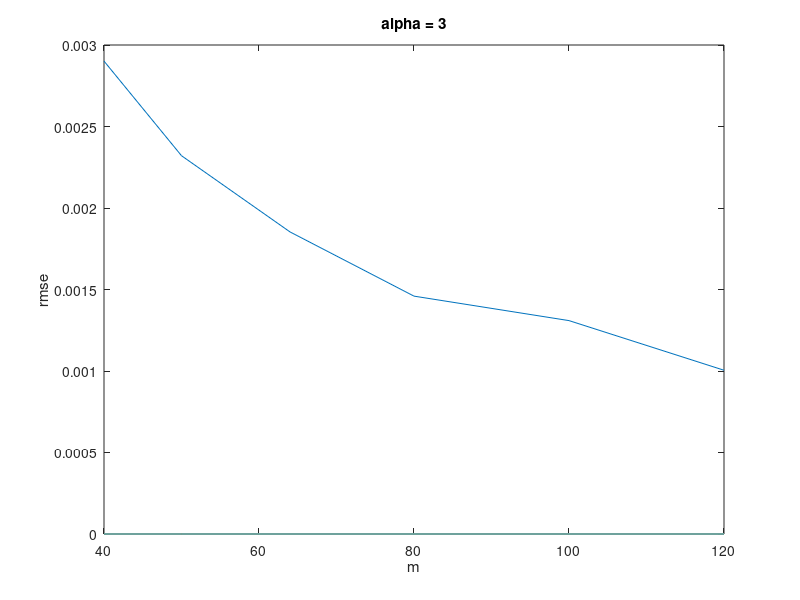
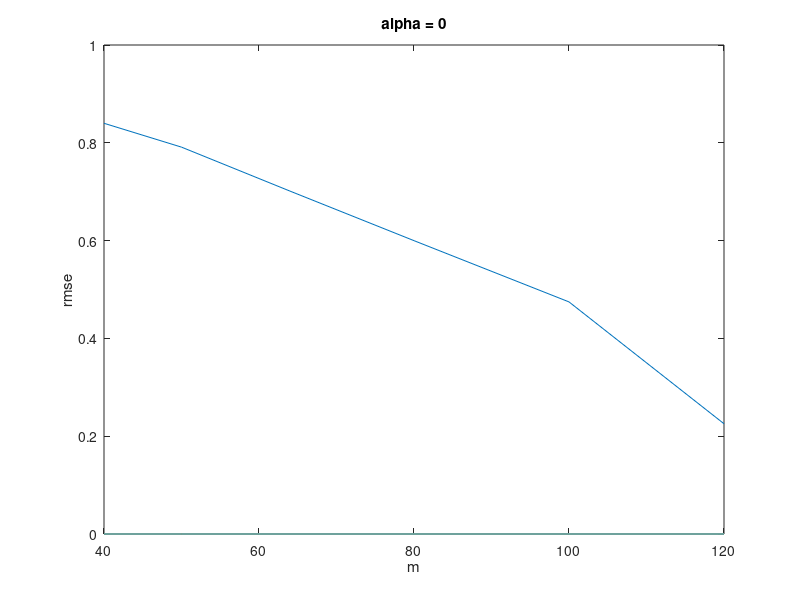
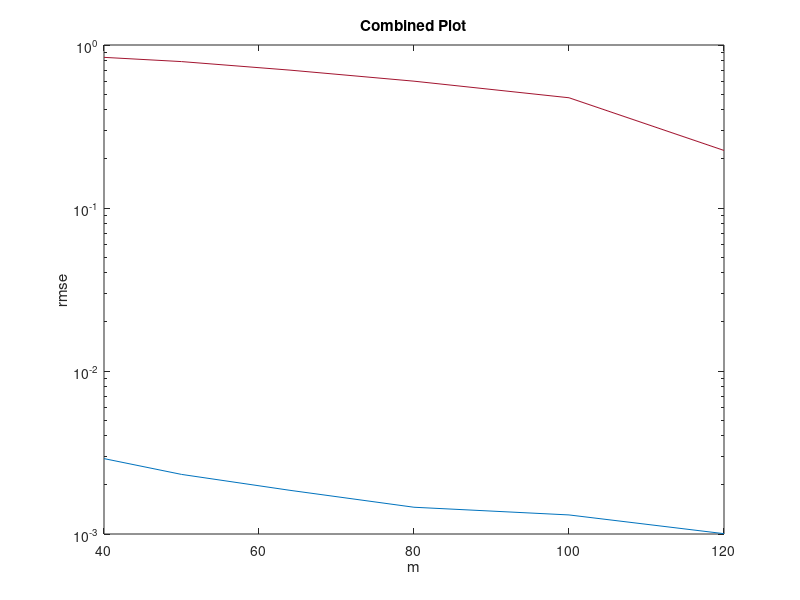

These figures' MATLAB source, in order:
rng(213);
n = 128;
M = [40,50,64,80,100,120];
alpha = 3;
RMSE = zeros(6, 'double');

lambda = diag(linspace(1,n,n).^(-alpha));
% calculate C_x
[U,~,~] = svd(rand(n));
C_x = U*lambda*U';
inv_C = inv(C_x);

% Iterate over M's
for i=1:size(M, 2)
    m = M(i);
    phi = normrnd(0, 1/m, [m,n]);
    X = mvnrnd(zeros(1,n), C_x, 10)';
    sigma = 0.01*mean(mean(abs(phi*X)));
    for j=1:size(X,2)
        x = X(:,j);        
        noise = mvnrnd(zeros(1, m), (sigma^2)*eye(m), 1)';
        y = phi*x + noise;
        x_hat = (phi'*phi + inv_C.*sigma^2)\(phi'*y);
        RMSE(i) = RMSE(i) + sqrt(mean((x_hat-x).^2));
    end
end

RMSE = RMSE/10;
A = figure;
plot(M,RMSE);
title("alpha = 3");
xlabel('m');
ylabel('rmse');
hold off;

alpha = 0;
RMSE2 = zeros(6, 'double');

lambda = diag(linspace(1,n,n).^(-alpha));
[U,~,~] = svd(rand(n));
C_x = U*lambda*U';
inv_C = inv(C_x);

% Iterate over M's
for i=1:size(M, 2)
    m = M(i);
    phi = normrnd(0, 1/m, [m,n]);
    X = mvnrnd(zeros(1,n), C_x, 10)';
    sigma = 0.01*mean(mean(abs(phi*X)));
    for j=1:size(X,2)
        x = X(:,j);        
        noise = mvnrnd(zeros(1, m), (sigma^2)*eye(m), 1)';
        y = phi*x + noise;
        x_hat = (phi'*phi + inv_C.*sigma^2)\(phi'*y);
        RMSE2(i) = RMSE2(i) + sqrt(mean((x_hat-x).^2));
    end
end


RMSE2 = RMSE2/10;
F = figure;
plot(M,RMSE2);
title("alpha = 0");
xlabel('m');
ylabel('rmse');

F = figure;
semilogy(M,RMSE);
hold on;
semilogy(M,RMSE2);
title("Combined Plot");
xlabel('m');
ylabel('rmse');


